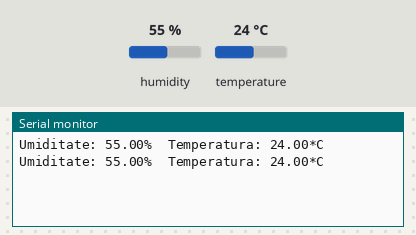
The sketch below on a simulated ESP32. Parts: the last lines printed to the serial monitor. The inputs (shaded band) are chosen by the test bench; at power-on: humidity 55 %, temperature 24 °C.

Above: at 2.8 s.
2.9 s: humidity set to 22 %
At 4.9 s:
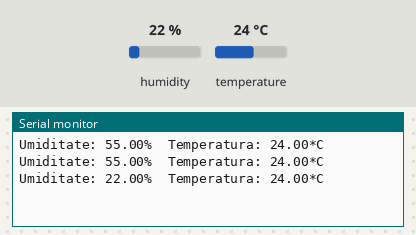
5.6 s: temperature set to 12 °C
At 7.3 s:
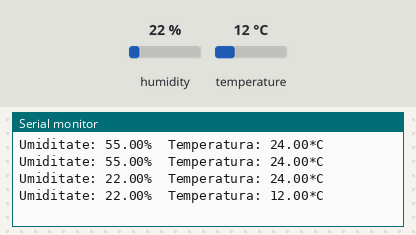
8.3 s: humidity set to 40 %
At 10.8 s:
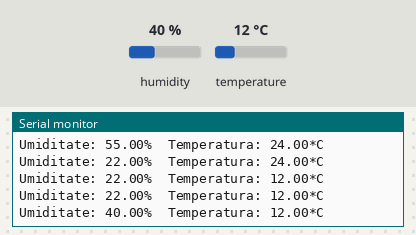
Timing chart, 0 to 12.3 s (numbered marks = the images above; inputs shaded):
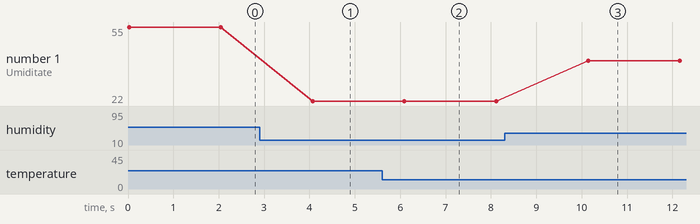

Measured:
- after the input at 2.9 s, the serial monitor: prints a new line after 1.2 s (image 1)
- after the input at 5.6 s, the serial monitor: prints a new line after 0.49 s (image 2)
- after the input at 8.3 s, the serial monitor: prints a new line after 1.8 s (image 3)
- plotted number 1: 55 → 22 after the input at 2.9 s, 22 → 40 after the input at 8.3 s

The sketch:

test_dht11.ino
```cpp
#include <DHT.h>
const int DHT_PIN = 32;
DHT dht(DHT_PIN, DHT11);
void setup() {
  Serial.begin(115250);
  dht.begin();
}

void loop() {
  float umiditate = dht.readHumidity();
  float temperatura = dht.readTemperature();
  Serial.print("Umiditate: ");
  Serial.print(umiditate);
  Serial.print("%  Temperatura: ");
  Serial.print(temperatura);
  Serial.print("*C");
  Serial.println();
  delay(2000);
}
```
